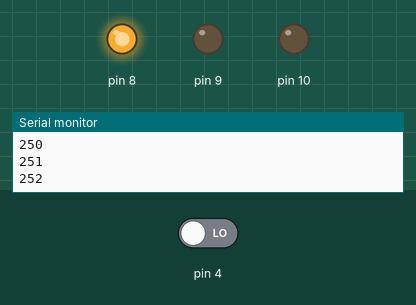
Simulated run of this sketch. Board: Arduino Uno, built with avr-gcc and run on an emulated ATmega328P. Shown: output pins drawn as LEDs (lit = HIGH), the last lines printed to the serial monitor. Dashed ring = blinking. The inputs (shaded band) are chosen by the test bench; at power-on: pin 4 LOW.

Above: at 1.2 s.
1.3 s: pin 4 driven HIGH
At 2.7 s:
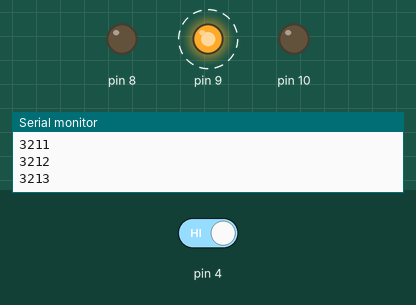
At 8.1 s:
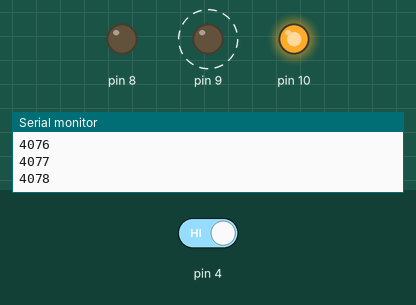
Timing chart, 0 to 9.6 s (numbered marks = the images above; inputs shaded):
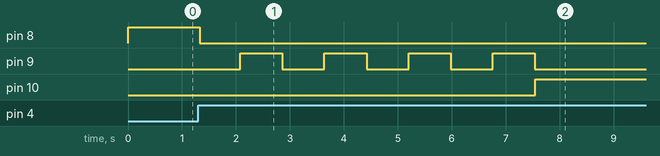

Measured:
- after the input at 1.3 s, pin 8: HIGH → LOW at once; pin 9: alternates HIGH for 0.78 s and LOW for 0.78 s, 8 changes in all, then stays LOW, starting after 0.78 s; pin 10: LOW → HIGH after 6.2 s

The sketch:

semaforo_tiempo_ejercicio8_pulsadores.ino
```cpp
// defino una variable

int tiempo=0;

// programa ARDUINO

void setup()
{
  pinMode(8, OUTPUT);
  pinMode(9, OUTPUT);
  pinMode(10, OUTPUT);
  pinMode(4, INPUT);
  Serial.begin(9600); // Envío de datos a la placa
}

void loop()
{

  Serial.println(tiempo); // Imprime en pantalla datos de tiempo recibidos de la placa.

  if (tiempo>=7000) { // reinicia el contador de tiempo si supera los 7 segundos
   tiempo=0;
  }

  tiempo = tiempo+1; // Sumo uno a la variable tiempo

  if (tiempo<=3000) { // enciendo el verde
    digitalWrite(8,HIGH);
    digitalWrite(9,LOW);
    digitalWrite(10,LOW); // apago amarillo y rojo
    if (digitalRead(4)==HIGH) { // si pulso el botón y está en verde
      digitalWrite(13,HIGH); // Enciendo lED de la placa
      delay(25);
        if (digitalRead(4)==HIGH) {
            tiempo=3000;
        }
    } // fin del if del pulsador
  } else if(tiempo>3000 && tiempo<=4000) { // enciendo amarillo
    digitalWrite(8,LOW);
    digitalWrite(9,(tiempo/125)%2);
    digitalWrite(10,LOW); // apago verde y rojo
  } else if (tiempo>4000) { // enciendo rojo
    digitalWrite(8,LOW);
    digitalWrite(9,LOW);
    digitalWrite(10,HIGH); // apago verde y amarillo
  }

  delay(1); // retraso de cada milisegundo
}
```
